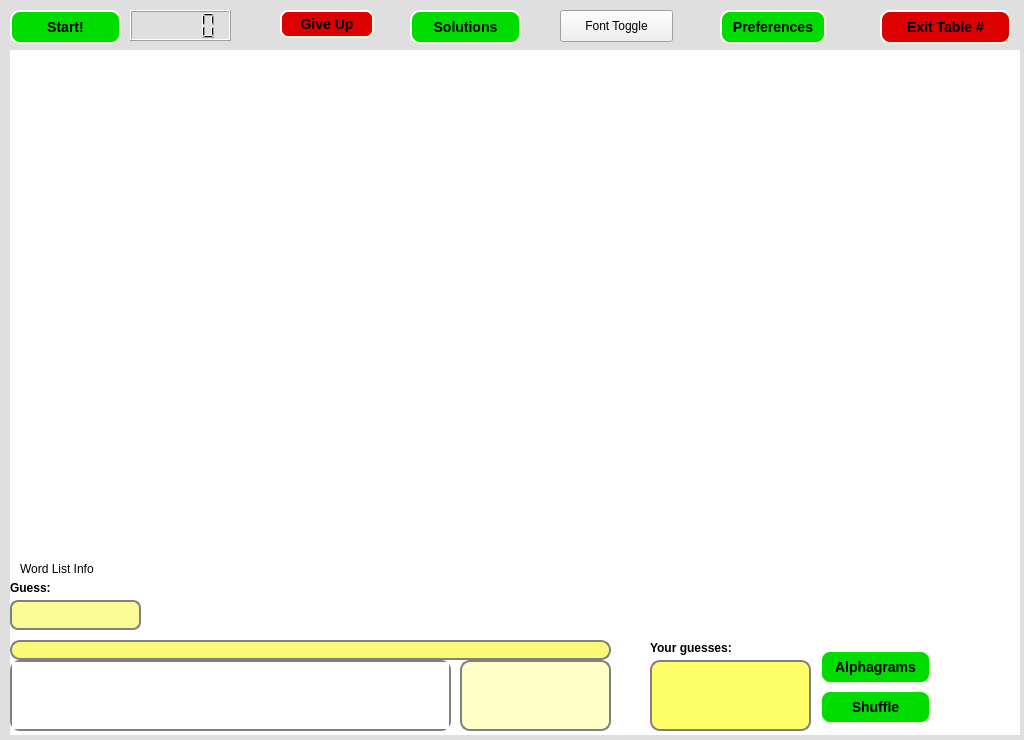
<ui version="4.0" >
 <class>tableForm</class>
 <widget class="QWidget" name="tableForm" >
  <property name="geometry" >
   <rect>
    <x>0</x>
    <y>0</y>
    <width>1024</width>
    <height>740</height>
   </rect>
  </property>
  <property name="sizePolicy" >
   <sizepolicy vsizetype="Preferred" hsizetype="Preferred" >
    <horstretch>0</horstretch>
    <verstretch>0</verstretch>
   </sizepolicy>
  </property>
  <property name="minimumSize" >
   <size>
    <width>1024</width>
    <height>740</height>
   </size>
  </property>
  <property name="maximumSize" >
   <size>
    <width>2000</width>
    <height>2000</height>
   </size>
  </property>
  <property name="palette" >
   <palette>
    <active>
     <colorrole role="Base" >
      <brush brushstyle="SolidPattern" >
       <color alpha="255" >
        <red>255</red>
        <green>255</green>
        <blue>255</blue>
       </color>
      </brush>
     </colorrole>
     <colorrole role="Window" >
      <brush brushstyle="SolidPattern" >
       <color alpha="255" >
        <red>223</red>
        <green>223</green>
        <blue>223</blue>
       </color>
      </brush>
     </colorrole>
    </active>
    <inactive>
     <colorrole role="Base" >
      <brush brushstyle="SolidPattern" >
       <color alpha="255" >
        <red>255</red>
        <green>255</green>
        <blue>255</blue>
       </color>
      </brush>
     </colorrole>
     <colorrole role="Window" >
      <brush brushstyle="SolidPattern" >
       <color alpha="255" >
        <red>223</red>
        <green>223</green>
        <blue>223</blue>
       </color>
      </brush>
     </colorrole>
    </inactive>
    <disabled>
     <colorrole role="Base" >
      <brush brushstyle="SolidPattern" >
       <color alpha="255" >
        <red>223</red>
        <green>223</green>
        <blue>223</blue>
       </color>
      </brush>
     </colorrole>
     <colorrole role="Window" >
      <brush brushstyle="SolidPattern" >
       <color alpha="255" >
        <red>223</red>
        <green>223</green>
        <blue>223</blue>
       </color>
      </brush>
     </colorrole>
    </disabled>
   </palette>
  </property>
  <property name="windowTitle" >
   <string/>
  </property>
  <widget class="QGraphicsView" name="graphicsView" >
   <property name="enabled" >
    <bool>true</bool>
   </property>
   <property name="geometry" >
    <rect>
     <x>10</x>
     <y>50</y>
     <width>1010</width>
     <height>685</height>
    </rect>
   </property>
   <property name="cursor" stdset="0" >
    <cursorShape>ArrowCursor</cursorShape>
   </property>
   <property name="focusPolicy" >
    <enum>Qt::NoFocus</enum>
   </property>
   <property name="frameShape" >
    <enum>QFrame::NoFrame</enum>
   </property>
   <property name="frameShadow" >
    <enum>QFrame::Plain</enum>
   </property>
   <property name="lineWidth" >
    <number>0</number>
   </property>
   <property name="verticalScrollBarPolicy" >
    <enum>Qt::ScrollBarAlwaysOff</enum>
   </property>
   <property name="horizontalScrollBarPolicy" >
    <enum>Qt::ScrollBarAlwaysOff</enum>
   </property>
   <property name="interactive" >
    <bool>true</bool>
   </property>
  </widget>
  <widget class="QPushButton" name="pushButtonAlphagrams" >
   <property name="geometry" >
    <rect>
     <x>820</x>
     <y>650</y>
     <width>111</width>
     <height>34</height>
    </rect>
   </property>
   <property name="focusPolicy" >
    <enum>Qt::NoFocus</enum>
   </property>
   <property name="styleSheet" >
    <string> QPushButton {&#xd;
     background-color: rgb(0, 220, 0);&#xd;
     border-style: outset;&#xd;
     border-width: 2px;&#xd;
     border-radius: 10px;&#xd;
     border-color: beige;&#xd;
     font: bold 14px;&#xd;
     min-width: 5em;&#xd;
     padding: 6px;&#xd;
 }&#xd;
QPushButton:disabled{&#xd;
	background-color: rgb(0, 100, 0);&#xd;
	color: rgb(100, 100, 100);&#xd;
}&#xd;
 QPushButton:pressed {&#xd;
     background-color: rgb(0, 150, 0);&#xd;
     border-style: inset;&#xd;
 } </string>
   </property>
   <property name="text" >
    <string>Alphagrams</string>
   </property>
  </widget>
  <widget class="QPushButton" name="pushButtonShuffle" >
   <property name="geometry" >
    <rect>
     <x>820</x>
     <y>690</y>
     <width>111</width>
     <height>34</height>
    </rect>
   </property>
   <property name="focusPolicy" >
    <enum>Qt::NoFocus</enum>
   </property>
   <property name="styleSheet" >
    <string> QPushButton {&#xd;
     background-color: rgb(0, 220, 0);&#xd;
     border-style: outset;&#xd;
     border-width: 2px;&#xd;
     border-radius: 10px;&#xd;
     border-color: beige;&#xd;
     font: bold 14px;&#xd;
     min-width: 5em;&#xd;
     padding: 6px;&#xd;
 }&#xd;
QPushButton:disabled{&#xd;
	background-color: rgb(0, 100, 0);&#xd;
	color: rgb(100, 100, 100);&#xd;
}&#xd;
 QPushButton:pressed {&#xd;
     background-color: rgb(0, 150, 0);&#xd;
     border-style: inset;&#xd;
 } </string>
   </property>
   <property name="text" >
    <string>Shuffle</string>
   </property>
  </widget>
  <widget class="QPushButton" name="pushButtonGiveUp" >
   <property name="geometry" >
    <rect>
     <x>280</x>
     <y>10</y>
     <width>94</width>
     <height>28</height>
    </rect>
   </property>
   <property name="focusPolicy" >
    <enum>Qt::NoFocus</enum>
   </property>
   <property name="styleSheet" >
    <string> QPushButton {
     background-color: rgb(220, 0, 0);
     border-style: outset;
     border-width: 2px;
     border-radius: 8px;
     border-color: beige;
     font: bold 14px;
     min-width: 5em;
     padding: 0px;
 }
QPushButton:disabled{
	background-color: rgb(50, 0, 0);
	color: rgb(100, 100, 100);
}
 QPushButton:pressed {
     background-color: rgb(100, 0, 0);
     border-style: inset;
 } </string>
   </property>
   <property name="text" >
    <string>Give Up</string>
   </property>
  </widget>
  <widget class="QPushButton" name="pushButtonExit" >
   <property name="geometry" >
    <rect>
     <x>880</x>
     <y>10</y>
     <width>131</width>
     <height>34</height>
    </rect>
   </property>
   <property name="focusPolicy" >
    <enum>Qt::NoFocus</enum>
   </property>
   <property name="styleSheet" >
    <string> QPushButton {
     background-color: rgb(220, 0, 0);
     border-style: outset;
     border-width: 2px;
     border-radius: 10px;
     border-color: beige;
     font: bold 14px;
     min-width: 5em;
     padding: 6px;
 }
QPushButton:disabled{
	background-color: rgb(50, 0, 0);
	color: rgb(100, 100, 100);
}
 QPushButton:pressed {
     background-color: rgb(100, 0, 0);
     border-style: inset;
 } </string>
   </property>
   <property name="text" >
    <string>Exit Table #</string>
   </property>
  </widget>
  <widget class="QPushButton" name="pushButtonStart" >
   <property name="geometry" >
    <rect>
     <x>10</x>
     <y>10</y>
     <width>111</width>
     <height>34</height>
    </rect>
   </property>
   <property name="focusPolicy" >
    <enum>Qt::NoFocus</enum>
   </property>
   <property name="styleSheet" >
    <string> QPushButton {
     background-color: rgb(0, 220, 0);
     border-style: outset;
     border-width: 2px;
     border-radius: 10px;
     border-color: beige;
     font: bold 14px;
     min-width: 5em;
     padding: 6px;
 }
QPushButton:disabled{
	background-color: rgb(0, 100, 0);
	color: rgb(100, 100, 100);
}
 QPushButton:pressed {
     background-color: rgb(0, 150, 0);
     border-style: inset;
 } </string>
   </property>
   <property name="text" >
    <string>Start!</string>
   </property>
  </widget>
  <widget class="QLCDNumber" name="lcdNumberTimer" >
   <property name="geometry" >
    <rect>
     <x>130</x>
     <y>10</y>
     <width>101</width>
     <height>31</height>
    </rect>
   </property>
   <property name="styleSheet" >
    <string> QPushButton {&#xd;
     background-color: rgb(220, 0, 0);&#xd;
     border-style: outset;&#xd;
     border-width: 2px;&#xd;
     border-radius: 10px;&#xd;
     border-color: beige;&#xd;
     font: bold 14px;&#xd;
     min-width: 5em;&#xd;
     padding: 6px;&#xd;
 }&#xd;
QPushButton:disabled{&#xd;
	background-color: rgb(50, 0, 0);&#xd;
	color: rgb(100, 100, 100);&#xd;
}&#xd;
 QPushButton:pressed {&#xd;
     background-color: rgb(100, 0, 0);&#xd;
     border-style: inset;&#xd;
 } </string>
   </property>
   <property name="segmentStyle" >
    <enum>QLCDNumber::Filled</enum>
   </property>
  </widget>
  <widget class="QLineEdit" name="lineEditSolution" >
   <property name="geometry" >
    <rect>
     <x>10</x>
     <y>600</y>
     <width>131</width>
     <height>30</height>
    </rect>
   </property>
   <property name="styleSheet" >
    <string> QLineEdit {
     border: 2px solid gray;
     border-radius: 8px;
     padding: 3px;
     background: rgb(250, 250, 150);
     selection-background-color: darkgray;
	font: 14px;
 } 
</string>
   </property>
   <property name="maxLength" >
    <number>15</number>
   </property>
  </widget>
  <widget class="QLabel" name="labelGuess" >
   <property name="geometry" >
    <rect>
     <x>10</x>
     <y>580</y>
     <width>61</width>
     <height>16</height>
    </rect>
   </property>
   <property name="text" >
    <string>&lt;B>Guess:&lt;/B></string>
   </property>
  </widget>
  <widget class="QLineEdit" name="lineEditChat" >
   <property name="geometry" >
    <rect>
     <x>10</x>
     <y>640</y>
     <width>601</width>
     <height>20</height>
    </rect>
   </property>
   <property name="styleSheet" >
    <string> QLineEdit {&#xd;
     border: 2px solid gray;&#xd;
     border-radius: 10px;&#xd;
     padding: 0 8px;&#xd;
     background: rgb(250, 250, 120);&#xd;
     selection-background-color: darkgray;&#xd;
 } &#xd;
</string>
   </property>
   <property name="maxLength" >
    <number>500</number>
   </property>
  </widget>
  <widget class="QTextEdit" name="textEditChat" >
   <property name="geometry" >
    <rect>
     <x>10</x>
     <y>660</y>
     <width>441</width>
     <height>71</height>
    </rect>
   </property>
   <property name="focusPolicy" >
    <enum>Qt::ClickFocus</enum>
   </property>
   <property name="styleSheet" >
    <string> QTextEdit, QListView {
     border: 2px solid gray;
     border-radius: 10px;
 } </string>
   </property>
   <property name="readOnly" >
    <bool>true</bool>
   </property>
  </widget>
  <widget class="QListWidget" name="listWidgetPeopleInRoom" >
   <property name="geometry" >
    <rect>
     <x>460</x>
     <y>660</y>
     <width>151</width>
     <height>71</height>
    </rect>
   </property>
   <property name="focusPolicy" >
    <enum>Qt::NoFocus</enum>
   </property>
   <property name="styleSheet" >
    <string>QListWidget {
     border: 2px solid gray;
     border-radius: 10px;
	background-color: rgb(255, 255, 200);
}</string>
   </property>
  </widget>
  <widget class="QTextEdit" name="textEditGuesses" >
   <property name="geometry" >
    <rect>
     <x>650</x>
     <y>660</y>
     <width>161</width>
     <height>71</height>
    </rect>
   </property>
   <property name="focusPolicy" >
    <enum>Qt::NoFocus</enum>
   </property>
   <property name="styleSheet" >
    <string> QTextEdit, QListView {
     border: 2px solid gray;
     border-radius: 10px;
     background-color: rgb(255, 255, 105)
 } </string>
   </property>
  </widget>
  <widget class="QLabel" name="labelYourGuesses" >
   <property name="geometry" >
    <rect>
     <x>650</x>
     <y>640</y>
     <width>101</width>
     <height>16</height>
    </rect>
   </property>
   <property name="text" >
    <string>&lt;B>Your guesses:&lt;/B></string>
   </property>
  </widget>
  <widget class="QPushButton" name="pushButtonSolutions" >
   <property name="geometry" >
    <rect>
     <x>410</x>
     <y>10</y>
     <width>111</width>
     <height>34</height>
    </rect>
   </property>
   <property name="focusPolicy" >
    <enum>Qt::NoFocus</enum>
   </property>
   <property name="styleSheet" >
    <string> QPushButton {
     background-color: rgb(0, 220, 0);
     border-style: outset;
     border-width: 2px;
     border-radius: 10px;
     border-color: beige;
     font: bold 14px;
     min-width: 5em;
     padding: 6px;
 }
QPushButton:disabled{
	background-color: rgb(0, 100, 0);
	color: rgb(100, 100, 100);
}
 QPushButton:pressed {
     background-color: rgb(0, 150, 0);
     border-style: inset;
 } </string>
   </property>
   <property name="text" >
    <string>Solutions</string>
   </property>
  </widget>
  <widget class="QLabel" name="labelWordListInfo" >
   <property name="geometry" >
    <rect>
     <x>20</x>
     <y>560</y>
     <width>121</width>
     <height>18</height>
    </rect>
   </property>
   <property name="text" >
    <string>Word List Info</string>
   </property>
  </widget>
  <widget class="QPushButton" name="pushButtonPreferences" >
   <property name="geometry" >
    <rect>
     <x>720</x>
     <y>10</y>
     <width>106</width>
     <height>34</height>
    </rect>
   </property>
   <property name="focusPolicy" >
    <enum>Qt::NoFocus</enum>
   </property>
   <property name="styleSheet" >
    <string> QPushButton {
     background-color: rgb(0, 220, 0);
     border-style: outset;
     border-width: 2px;
     border-radius: 10px;
     border-color: beige;
     font: bold 14px;
     min-width: 5em;
     padding: 6px;
 }
QPushButton:disabled{
	background-color: rgb(0, 100, 0);
	color: rgb(100, 100, 100);
}
 QPushButton:pressed {
     background-color: rgb(0, 150, 0);
     border-style: inset;
 } </string>
   </property>
   <property name="text" >
    <string>Preferences</string>
   </property>
  </widget>
  <widget class="QPushButton" name="pushButtonFontToggle" >
   <property name="geometry" >
    <rect>
     <x>560</x>
     <y>10</y>
     <width>113</width>
     <height>32</height>
    </rect>
   </property>
   <property name="focusPolicy" >
    <enum>Qt::NoFocus</enum>
   </property>
   <property name="text" >
    <string>Font Toggle</string>
   </property>
  </widget>
 </widget>
 <tabstops>
  <tabstop>lineEditChat</tabstop>
  <tabstop>lineEditSolution</tabstop>
 </tabstops>
 <resources>
  <include location="../client.qrc" />
 </resources>
 <connections/>
</ui>
